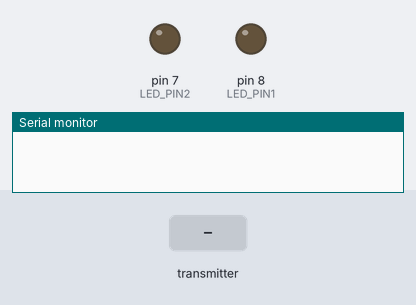
Bench run of a sketch on a simulated Arduino Uno, built with avr-gcc and run on an emulated ATmega328P. Parts: output pins drawn as LEDs (lit = HIGH), the last lines printed to the serial monitor. The inputs (shaded band) are chosen by the test bench. No radio packets arrive unless stated.

Above: at 1.2 s.
1.3 s: the transmitter starts sending Data.0 = 0
At 2.2 s:
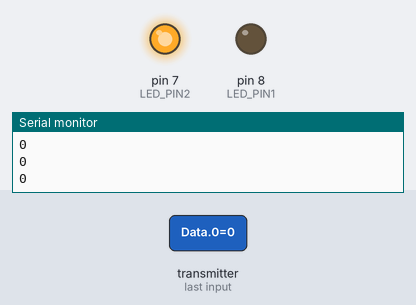
2.8 s: the transmitter starts sending Data.2 = 256
At 3.9 s:
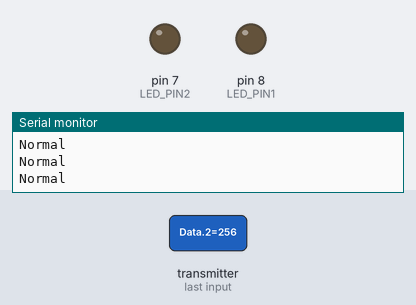
4.8 s: the transmitter starts sending Data.2 = 0
At 6.0 s:
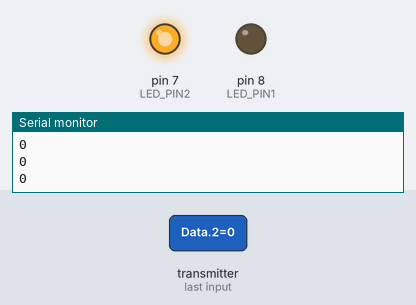
6.4 s: the transmitter starts sending Data.2 = 512
At 7.7 s:
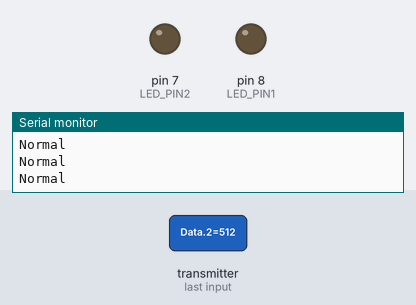
Timing chart, 0 to 9.0 s (numbered marks = the images above; inputs shaded):
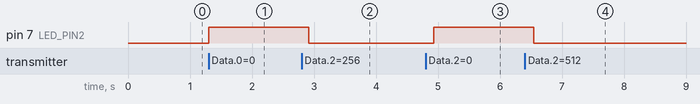

The sketch:

Receiver_Controller.ino
```cpp
#include <SPI.h>
#include <nRF24L01.h>
#include <RF24.h>

RF24 radio(9, 10); // CE, CSN

const byte address[6] = "00002";

int Data[3];

int LED_PIN1 = 8;
int LED_PIN2 = 7;

void setup()
{
  Serial.begin(9600);

  pinMode(LED_PIN1, OUTPUT);
  pinMode(LED_PIN2, OUTPUT);

  digitalWrite(LED_PIN1, LOW);
  digitalWrite(LED_PIN2, LOW);

  radio.begin();
  radio.openReadingPipe(0, address);
  radio.setPALevel(RF24_PA_MAX);
  radio.startListening();
}

void loop()
{
  if (radio.available())
  {
    if (Data[0] > 50 && Data[0] <= 255)
  {
    radio.read(Data, sizeof(Data));
    Serial.println("LDR");
    digitalWrite(LED_PIN1, HIGH);
    digitalWrite(LED_PIN2, LOW);
    delay(100);
  }

   else if (Data[1] > 300 && Data[1] <= 400)
  {
    radio.read(Data, sizeof(Data));
    Serial.println(Data);

    delay(100);
  }

  else if (Data[2] <= 5)
  {
    radio.read(Data, sizeof(Data));
    Serial.println(Data);
    digitalWrite(LED_PIN2, HIGH);
    digitalWrite(LED_PIN1, LOW);
    delay(100);
  }

  else
  {
    radio.read(Data, sizeof(Data));
    Serial.println("Normal");
    digitalWrite(LED_PIN2, LOW);
    digitalWrite(LED_PIN1, LOW);

    delay(100);
  }
  }
}
```

Measured:
- after the input at 1.3 s, pin 7 (LED_PIN2): LOW → HIGH at once
- after the input at 2.8 s, pin 7 (LED_PIN2): HIGH → LOW after 0.11 s
- after the input at 4.8 s, pin 7 (LED_PIN2): LOW → HIGH after 0.13 s
- after the input at 6.4 s, pin 7 (LED_PIN2): HIGH → LOW after 0.14 s
